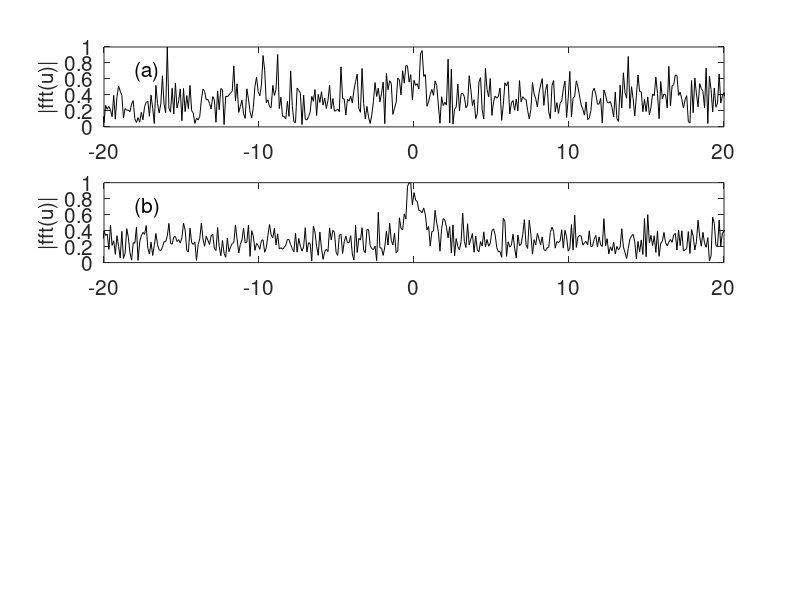

The MATLAB script that drew this image: (Note: this script raises an error after producing the figure.)
clear all; close all; clc


%% Code demonstrating how to use frequency averaging to obtain denoising effects.
L  = 30;  % time slot
n  = 512; % Fourier modes
t2 = linspace(-L, L, n + 1); t = t2(1: n);
k  = (2*pi/(2*L))*[0: (n/2 - 1) -n/2: -1];
ks = fftshift(k);
noise = 10;

labels  = ['(a)'; '(b)'; '(c)'; '(d)'];
realize = [1 2 5 100];

for JJ = 1:length(realize)
    u = sech(t); ave = zeros(1,n); ut = fft(u);
    for JJ = 1: realize(JJ)
        utn(JJ, :) = ut + noise*(randn(1, n) + i*randn(1, n));
        ave = ave+utn(JJ,:);
        dat(JJ, :) = abs(fftshift(utn(JJ, :)))/max(abs(utn(JJ, :)));
        un(JJ, :)  = ifft(utn(JJ, :));
    end
    ave = abs(fftshift(ave))/realize(JJ);
    subplot(4,1,JJ)
    plot(ks, ave/max(ave), 'k')
    set(gca, 'Fontsize', [15])
    axis([-20 20 0 1])
    text(-18,0.7, labels(JJ,:), 'Fontsize',[15])
    ylabel('|fft(u)|', 'Fontsize', [15])
end

hold on
plot(ks, abs(fftshift(ut))/max(abs(ut)), 'k:', 'Linewidth', [2])
set(gca, 'Fontsize', [15])
xlabel('frequency (k)')


%%  SIGNAL

figure(2)
waterfall(ks, 1:8, dat(1:8, :)); colormap([0 0 0]);
view(-15, 80)
set(gca, 'Fontsize', [15], 'Xlim', [-28 28], 'Ylim', [1 8])
xlabel('frequency (k)')
ylabel('realization')
zlabel('|fft(u)|')

%% MOVING SIGNAL

figure(3)
slice = [0: 0.5 :10];
[T, S]=meshgrid(t, slice);
[K, S]=meshgrid(k, slice);
U = sech(T - 10*sin(S)).*exp(i*0*T);

subplot(2, 1, 1)
waterfall(T, S, U), colormap([0 0 0]), view(-15, 70)
set(gca,'Fontsize', [15], 'Xlim', [-30 30], 'Zlim', [0 2])
xlabel('time (t)'), ylabel('realizations'), zlabel('|u|')
for JJ=1:length(slice)
    Ut(JJ, :)   = fft(U(JJ, :));
    Kp(JJ, :)   = fftshift(K(JJ, :));
    Utp(JJ, :)  = fftshift(Ut(JJ, :));
    Utn(JJ, :)  = Ut(JJ,:) + noise*(randn(1,n) + i*randn(1,n));
    Utnp(JJ, :) = fftshift(Utn(JJ, :))/max(abs(Utn(JJ, :)));
    Un(JJ, :)   = ifft(Utn(JJ, :));
end
subplot(2, 1, 2)
waterfall(Kp, S, abs(Utp)/max(abs(Utp(1, :))))
colormap([0 0 0]), view(-15, 70)
set(gca, 'Fontsize', [15], 'Xlim', [-28 28])
xlabel('frequency (k)'), ylabel('realizations'), zlabel('|fft(u)|')

%%
figure(4)
subplot(2, 1, 1)
waterfall(T, S, abs(Un)),
colormap([0 0 0]), view(-15,70)
set(gca, 'Fontsize', [15], 'Xlim', [-30 30], 'Zlim', [0 2])
xlabel('time (t)'), ylabel('realizations'), zlabel('|u|')
subplot(2, 1, 2)
waterfall(Kp, S, abs(Utnp)), colormap([0 0 0]), view(-15,70)
set(gca, 'Fontsize', [15], 'Xlim', [-28 28])
xlabel('frequency (k)'), ylabel('realizations'), zlabel('|fft(u)|')

%% AVERAGE SIGNAL

figure(5)
Uave = zeros(1, n);
Utave = zeros(1, n);
for JJ = 1:length(slice)
    Uave = Uave+Un(JJ, :);
    Utave = Utave+Utn(JJ, :);
end

Uave  = Uave/length(slice);
Utave = fftshift(Utave)/length(slice);
subplot(2, 1, 1)
plot(t, abs(Uave), 'k')
set(gca, 'Fontsize', [15])
xlabel('time (t)'), ylabel('|u|')

subplot(2, 1, 2)
plot(ks, abs(Utave)/max(abs(Utave)), 'k'), hold on
plot(ks, abs(fftshift(Ut(1, :)))/max(abs(Ut(1, :))), 'k:', 'Linewidth', [2])
axis([-20 20 0 1])
set(gca, 'Fontsize', [15])
xlabel('frequency (k)'), ylabel('|fft(u)|')

